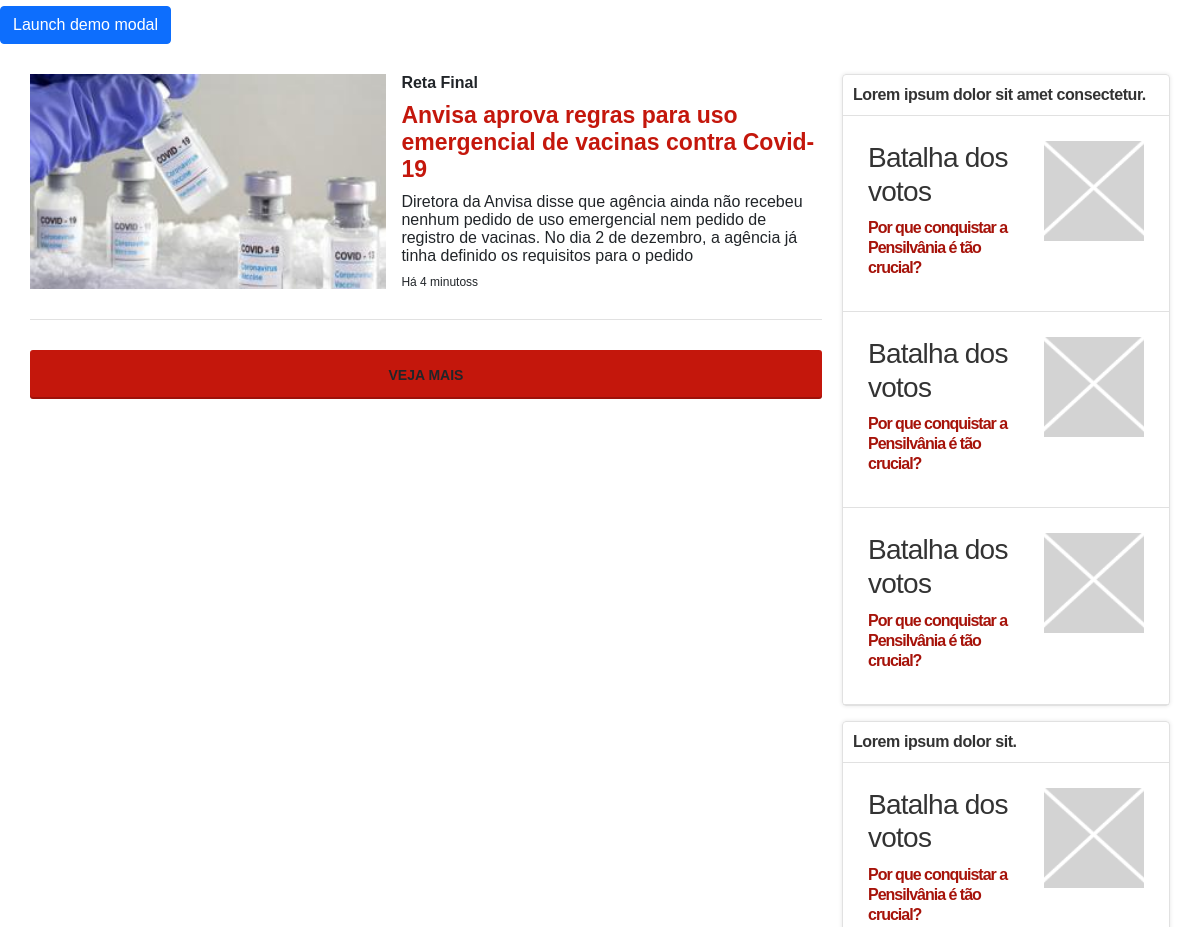
/cadastre-se/ (middle part), run on an earlier commit of the app's database.
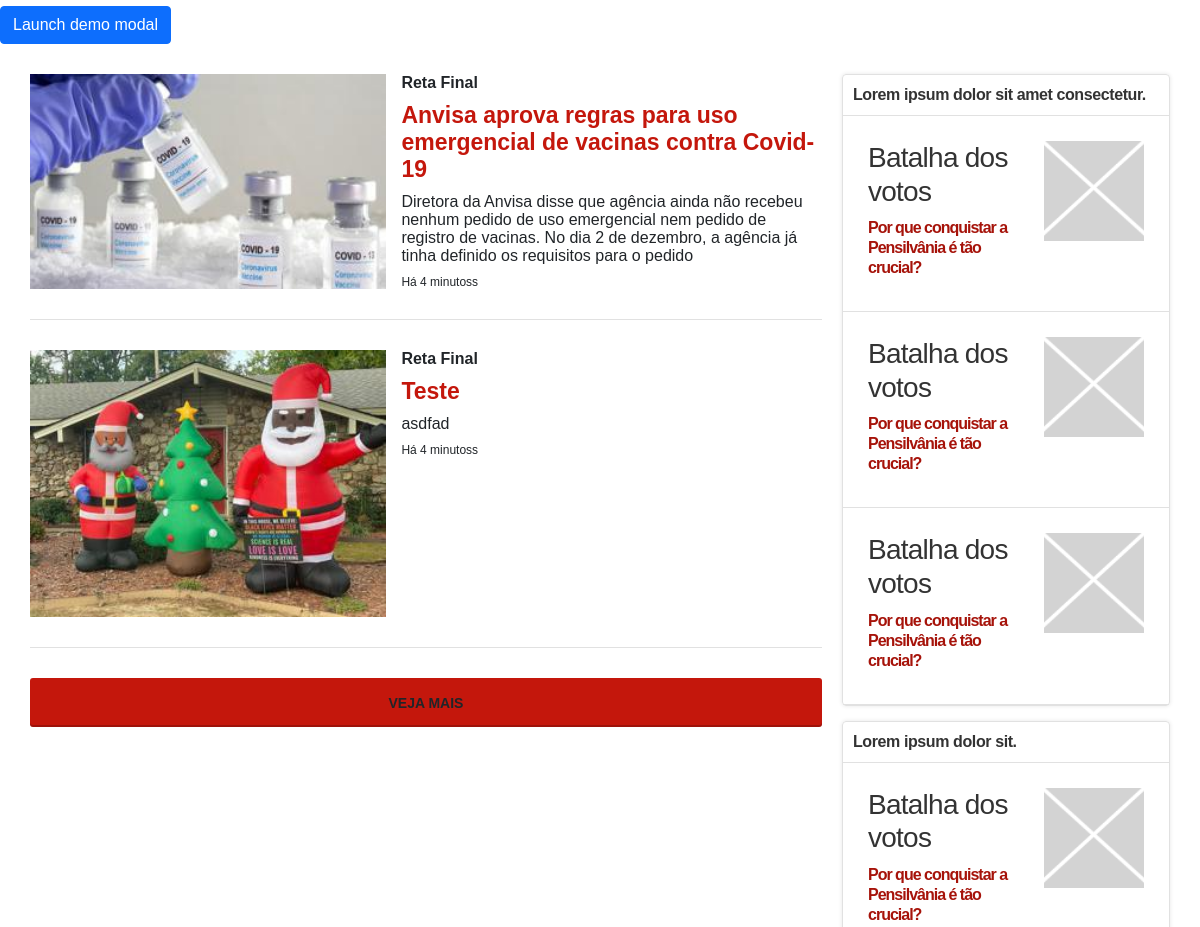
And on a later commit of the database.
### hospitalapp/models.py (models this page shows, shortened)
class Post(models.Model):
    titulo = models.TextField(max_length=200)
    descricao = models.TextField(max_length=200)
    foto = models.ImageField(null=True, blank=True)
    def foto_url(self):
        if self.foto and hasattr(self.foto, 'url'):
            return self.foto.url
        else:
            return "img/placeholder.png"

### usuarios/views.py (the view)
# urls.py: path('cadastre-se/', criar_usuario, name='cadastre_se'),
def criar_usuario(request):
    form = UsuarioForm(request.POST)
    posts = Post.objects.all()
    if request.method == "POST":
        form = UsuarioForm(request.POST, request.FILES)
        if form.is_valid():
            obj = form.save()
            obj.save()
            return redirect('login')
    return render(request, 'usuarios/cadastre-se.html', {'form': form, 'posts': posts})

### usuarios/templates/usuarios/cadastre-se.html (shortened to what this page needs)
{% extends 'hospitais/base.html' %} {% block content %}
<button
  type="button"
  class="btn btn-primary"
  data-bs-toggle="modal"
  data-bs-target="#exampleModal"
>
  Launch demo modal
</button>
{% include 'hospitais/noticias_cards.html' %} {% endblock content %}

### templates/hospitais/noticias_cards.html (shortened to what this page needs)
<section class="noticias-cards main">
  <div class="noticias-card-left">
    {% for post in posts %}
    <div class="post">
      <div>
        <img src="{{post.foto_url}}" alt="" />
      </div>
      <div>
        <span class="post-category">Reta Final</span>
        <a class="post-title"> {{post.titulo}}</a>
        <span class="feed-post-description">{{post.descricao}}</span>
        <span class="feed-post-datetime">Há 4 minutoss</span>
      </div>
    </div>
    {% endfor %}
    <div class="load-more">
      <a id="btn__carregar_mais_noticias">VEJA MAIS</a>
    </div>
  </div>
  <div class="noticias-card-right">
    <div class="bastian-feed-item">
      <div class="noticias-card-title">
        Lorem ipsum dolor sit amet consectetur.
      </div>
      <div class="noticias-card-content">
        <div class="post-left">
          <div
            style="
              font-size: 15px;
              font-weight: 600;
              letter-spacing: -0.75px;
              line-height: 20px;
              color: rgb(51, 51, 51);
              margin-bottom: 0.5rem;
              font-family: opensans, opensans-bastian, Arial, sans-serif;
            "
          >
            <h3>Batalha dos votos</h3>
            <a href="">Por que conquistar a Pensilvânia é tão crucial?</a>
          </div>
          <div>
            <img
              src="/static/assets/img/placeholder-mini.png"
              width="100"
              height="100"
              alt=""
            />
          </div>
        </div>
        <div class="post-left">
          <div
            style="
              font-size: 15px;
              font-weight: 600;
              letter-spacing: -0.75px;
              line-height: 20px;
              color: rgb(51, 51, 51);
              margin-bottom: 0.5rem;
              font-family: opensans, opensans-bastian, Arial, sans-serif;
            "
          >
            <h3>Batalha dos votos</h3>
            <a href="">Por que conquistar a Pensilvânia é tão crucial?</a>
          </div>
          <div>
            <img
              src="/static/assets/img/placeholder-mini.png"
              width="100"
              height="100"
              alt=""
            />
          </div>
        </div>
        <div class="post-left">
          <div
            style="
              font-size: 15px;
              font-weight: 600;
              letter-spacing: -0.75px;
              line-height: 20px;
              color: rgb(51, 51, 51);
              margin-bottom: 0.5rem;
              font-family: opensans, opensans-bastian, Arial, sans-serif;
            "
          >
            <h3>Batalha dos votos</h3>
            <a href="">Por que conquistar a Pensilvânia é tão crucial?</a>
          </div>
          <div>
            <img
              src="/static/assets/img/placeholder-mini.png"
              width="100"
              height="100"
              alt=""
            />
          </div>
        </div>
      </div>
    </div>
    <div class="bastian-feed-item">
      <div class="noticias-card-title">Lorem ipsum dolor sit.</div>
      <div class="noticias-card-content">
        <div class="post-left">
          <div
            style="
              font-size: 15px;
              font-weight: 600;
              letter-spacing: -0.75px;
              line-height: 20px;
              color: rgb(51, 51, 51);
              margin-bottom: 0.5rem;
              font-family: opensans, opensans-bastian, Arial, sans-serif;
            "
          >
            <h3>Batalha dos votos</h3>
            <a href="">Por que conquistar a Pensilvânia é tão crucial?</a>
          </div>
          <div>
            <img
              src="/static/assets/img/placeholder-mini.png"
              width="100"
              height="100"
              alt=""
            />
          </div>
        </div>
      </div>
    </div>
  </div>
</section>

What changed in the data, as far as the page shows it:
added Post: foto_url (picture), titulo "Teste", descricao "asdfad"
